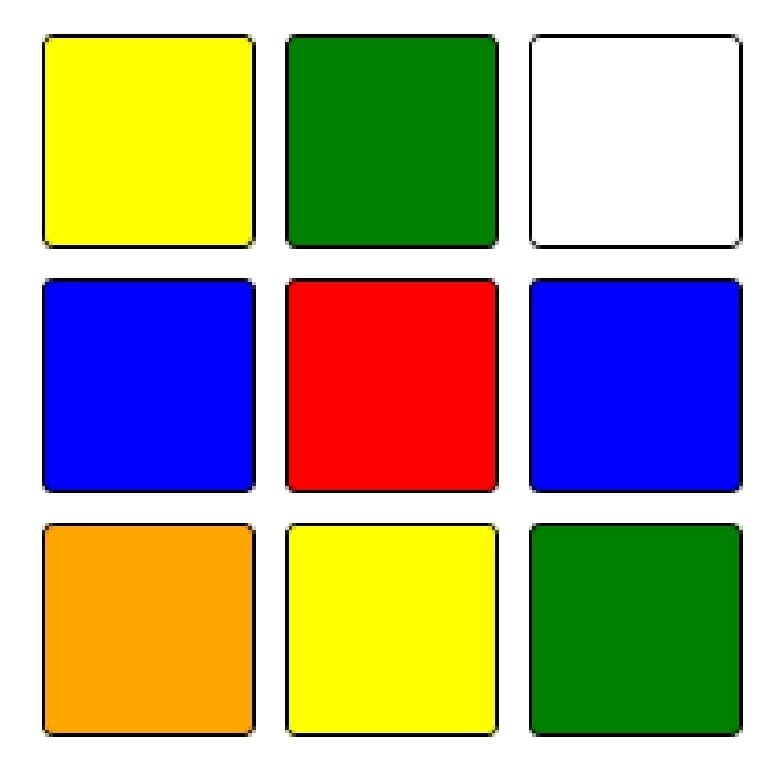
#> input picture Mul_Col.jpeg, 781 x 770 px
$ python Multiple_Color_Detection.py
#> lines starting #> are read from the running program, lines starting #| are printed output that depends on the picture; after the words box and inside, x2 and y2 are one past the last pixel; in counts of white or black regions, pixels touching at a corner belong together

import numpy as np
import cv2

#reading the image
img = cv2.imread("Mul_Col.jpeg")
#> img is the input picture: shape (770, 781, 3); mean B, G, R 135.8, 164.7, 171

#converting rgb to hsv
hsvFrame = cv2.cvtColor (img, cv2.COLOR_BGR2HSV)
#> hsvFrame: shape (770, 781, 3); mean H, S, V 37.7, 152.6, 225.2
#cv2.imshow("xyz",hsvFrame)

#set range for red colour and define mask
red_lower = np.array([0, 50, 50], np.uint8)
red_upper = np.array([10, 255, 255], np.uint8)
red_mask = cv2.inRange(hsvFrame, red_lower, red_upper)
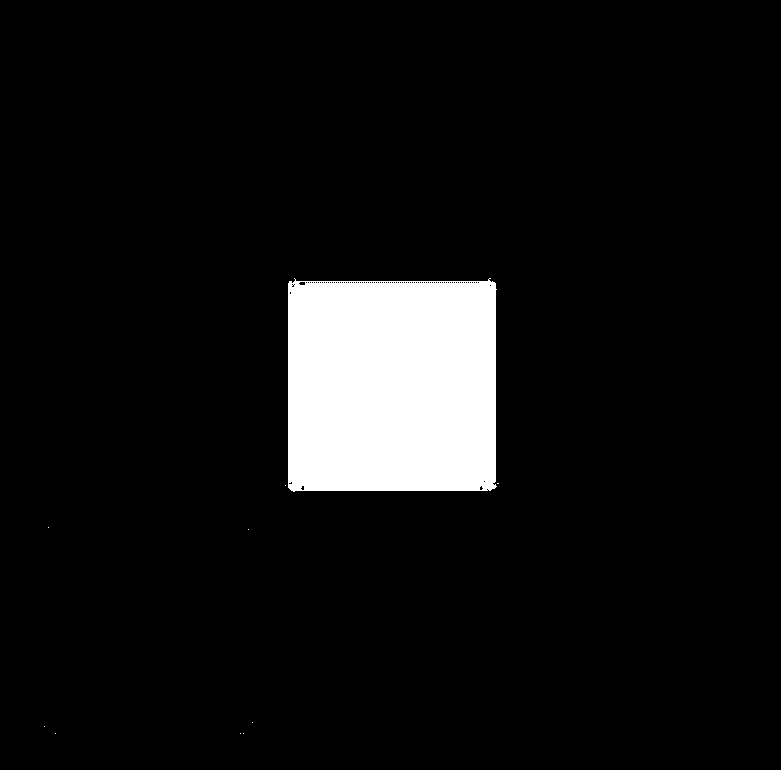
#> red_mask: shape (770, 781); 7.2% white; 10 white regions (9 under 20 px), largest, box (x1, y1, x2, y2) and area: (288, 278, 497, 492) 43526

#set range for green colour and define mask
green_lower = np.array([36, 25, 25], np.uint8)
green_upper = np.array([86, 255, 255], np.uint8)
green_mask = cv2.inRange(hsvFrame, green_lower, green_upper)
#> green_mask: shape (770, 781); 14.5% white; 7 white regions (5 under 20 px), largest, box (x1, y1, x2, y2) and area: (529, 523, 743, 737) 43742, (287, 34, 499, 249) 43533

#set range for blue colour and define mask
blue_lower = np.array([110, 50, 50], np.uint8)
blue_upper = np.array([130, 255, 255], np.uint8)
blue_mask = cv2.inRange(hsvFrame, blue_lower, blue_upper)
#> blue_mask: shape (770, 781); 14.7% white; 2 white regions, box (x1, y1, x2, y2) and area: (529, 278, 743, 493) 44152, (42, 278, 256, 493) 44147

#set range for yellow colour and define mask
yellow_lower = np.array([22,60,200], np.uint8)
yellow_upper = np.array([60,255,255], np.uint8)
yellow_mask = cv2.inRange(hsvFrame, yellow_lower, yellow_upper)
#> yellow_mask: shape (770, 781); 14.2% white; 3 white regions (1 under 20 px), largest, box (x1, y1, x2, y2) and area: (45, 38, 252, 245) 42775, (289, 526, 495, 733) 42587

#set range for white colour and define mask
white_lower = np.array([0,0,0], np.uint8)
white_upper = np.array([0,100,128], np.uint8)
white_mask = cv2.inRange(hsvFrame, white_lower, white_upper)
#> white_mask: shape (770, 781); 0.78% white; 126 white regions (120 under 20 px), largest, box (x1, y1, x2, y2) and area: (529, 34, 743, 249) 3050, (285, 48, 287, 241) 386, (285, 544, 287, 723) 358, (497, 544, 499, 719) 350, (304, 735, 480, 737) 193, (254, 49, 255, 224) 175

#set range for orange colour and define mask
orange_lower = np.array([1,190,200], np.uint8)
orange_upper = np.array([25,255,255], np.uint8)
orange_mask = cv2.inRange(hsvFrame, orange_lower, orange_upper)
#> orange_mask: shape (770, 781); 7% white; 6 white regions (5 under 20 px), largest, box (x1, y1, x2, y2) and area: (46, 527, 251, 732) 41961

#morphological transform, dilation for each colour and bitwise and operator between img and mask determines to detect only that particular colour
kernal = np.ones((5, 5), "uint8")

#red mask
red_mask = cv2.dilate(red_mask, kernal)
#> red_mask: shape (770, 781); 7.6% white; 7 white regions, largest, box (x1, y1, x2, y2) and area: (283, 276, 501, 494) 45427, (238, 731, 246, 736) 40, (46, 525, 51, 530) 25
res_red = cv2.bitwise_and(img, img,
							mask = red_mask)

#green mask
green_mask = cv2.dilate(green_mask, kernal)
#> green_mask: shape (770, 781); 15.1% white; 5 white regions, box (x1, y1, x2, y2) and area: (527, 521, 745, 739) 45522, (285, 32, 501, 251) 45304, (46, 32, 55, 37) 45, (289, 521, 298, 526) 45, (253, 235, 258, 241) 30
res_green = cv2.bitwise_and(img, img,
								mask = green_mask)

#blue mask
blue_mask = cv2.dilate(blue_mask, kernal)
#> blue_mask: shape (770, 781); 15.3% white; 2 white regions, box (x1, y1, x2, y2) and area: (527, 276, 745, 495) 45928, (40, 276, 258, 495) 45916
res_blue = cv2.bitwise_and(img, img,
							mask = blue_mask)

#yellow mask
yellow_mask = cv2.dilate(yellow_mask, kernal)
#> yellow_mask: shape (770, 781); 14.8% white; 2 white regions, box (x1, y1, x2, y2) and area: (43, 36, 255, 247) 44459, (287, 524, 497, 735) 44256
res_yellow = cv2.bitwise_and(img, img,
								mask = yellow_mask)

#white mask
white_mask = cv2.dilate(white_mask, kernal)
#> white_mask: shape (770, 781); 2.2% white; 26 white regions, largest, box (x1, y1, x2, y2) and area: (527, 32, 745, 251) 6422, (283, 46, 289, 243) 1182, (495, 535, 501, 725) 1134
res_white = cv2.bitwise_and(img, img,
								mask = white_mask)

#orange mask
orange_mask = cv2.dilate(orange_mask, kernal)
#> orange_mask: shape (770, 781); 7.3% white; 4 white regions
res_orange = cv2.bitwise_and(img, img,
								mask = orange_mask)
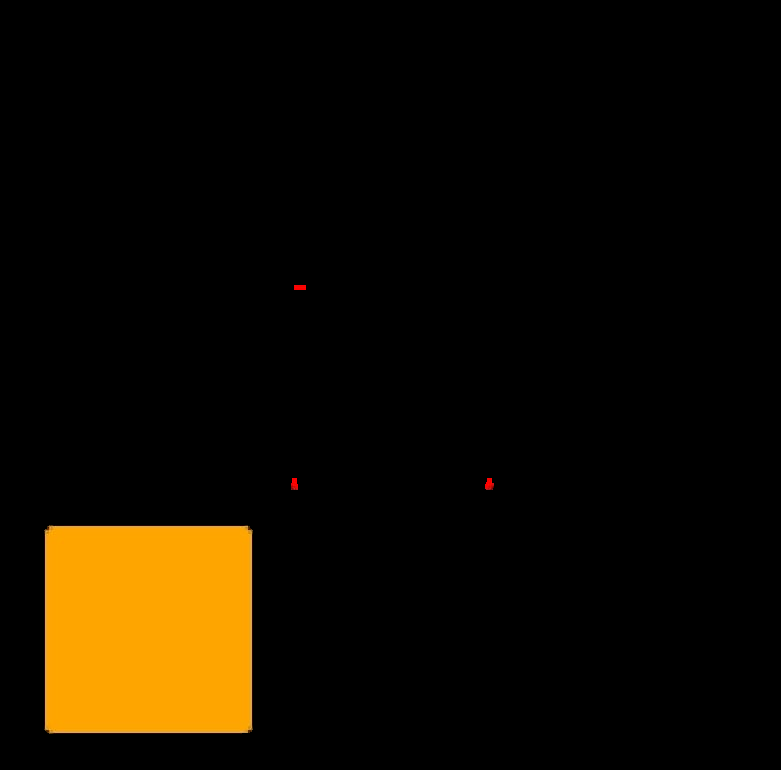
#> res_orange: shape (770, 781, 3); mean B, G, R 0.2, 11.8, 18.1

#contour for red colour
contours, hierarchy = cv2.findContours(red_mask,
										cv2.RETR_TREE,
										cv2.CHAIN_APPROX_SIMPLE)
#> contours = 7 contours, 5 with area under 20; largest, box (x1, y1, x2, y2) and area: (283, 276, 501, 494) 45000, (238, 731, 246, 736) 28

for pic, contour in enumerate(contours):
	area = cv2.contourArea(contour)
	#print(area)
	if(area > 300):
		x, y, w, h = cv2.boundingRect(contour)
		img = cv2.rectangle(img, (x, y),
									(x + w, y + h),
									(0, 0, 255), 2)

		cv2.putText(img, "Red Colour", (x, (y+50)),			#this line wont be visible as both background colour and the text colour are same, to view in different colour please comment this part and open the next commented line
					cv2.FONT_HERSHEY_SIMPLEX, 0.8,			#(+50) is done for the y coordinate to include the colour name inside the frawn rectangle
					(0, 0, 255))

		'''cv2.putText(img, "Red Colour", (x, (y+50)),			#open this paragraph commented, and comment the above line to view "Red colour" being printed on the final window
					cv2.FONT_HERSHEY_SIMPLEX, 0.8,
					(255, 255, 255))'''
#> this loop made 7 passes
#> img: shape (770, 781, 3); 0.48% of pixels changed, all inside (x1, y1, x2, y2) = (282, 275, 503, 496)

#contour for green colour
contours, hierarchy = cv2.findContours(green_mask,
										cv2.RETR_TREE,
										cv2.CHAIN_APPROX_SIMPLE)
#> contours = 5 contours; box (x1, y1, x2, y2) and area: (527, 521, 745, 739) 45094, (285, 32, 501, 251) 44876, (289, 521, 298, 526) 32, (46, 32, 55, 37) 32, (253, 235, 258, 241) 20

for pic, contour in enumerate(contours):
	area = cv2.contourArea(contour)
	if(area > 300):
		x, y, w, h = cv2.boundingRect(contour)
		img = cv2.rectangle(img, (x, y),
									(x + w, y + h),
									(0, 255, 0), 2)

		cv2.putText(img, "Green Colour", (x, (y+50)),			#(+50) is done for the y coordinate to include the colour name inside the frawn rectangle
					cv2.FONT_HERSHEY_SIMPLEX, 0.8,
					(0, 0, 255))
#> this loop made 5 passes
#> (area, x, y, w, h) on passes 1, 4: (45094.5, 527, 521, 218, 218), (44876, 285, 32, 216, 219)
#> img: shape (770, 781, 3); mean B, G, R 132.7, 163.6, 169.2

#contour for blue colour
contours, hierarchy = cv2.findContours(blue_mask,
										cv2.RETR_TREE,
										cv2.CHAIN_APPROX_SIMPLE)
#> contours = 2 contours; box (x1, y1, x2, y2) and area: (527, 276, 745, 495) 45504, (40, 276, 258, 495) 45490
for pic, contour in enumerate(contours):
	area = cv2.contourArea(contour)
	if(area > 300):
		x, y, w, h = cv2.boundingRect(contour)
		img = cv2.rectangle(img, (x, y),
									(x + w, y + h),
									(255, 0, 0), 2)

		cv2.putText(img, "Blue Colour", (x, (y+50)),			#(+50) is done for the y coordinate to include the colour name inside the frawn rectangle
						cv2.FONT_HERSHEY_SIMPLEX, 0.8,
						(0, 0, 255))
#> this loop made 2 passes
#> (pic, area, x, y, w, h) on passes 1 to 2: (0, 45503.5, 527, 276, 218, 219), (1, 45489.5, 40, 276, 218, 219)
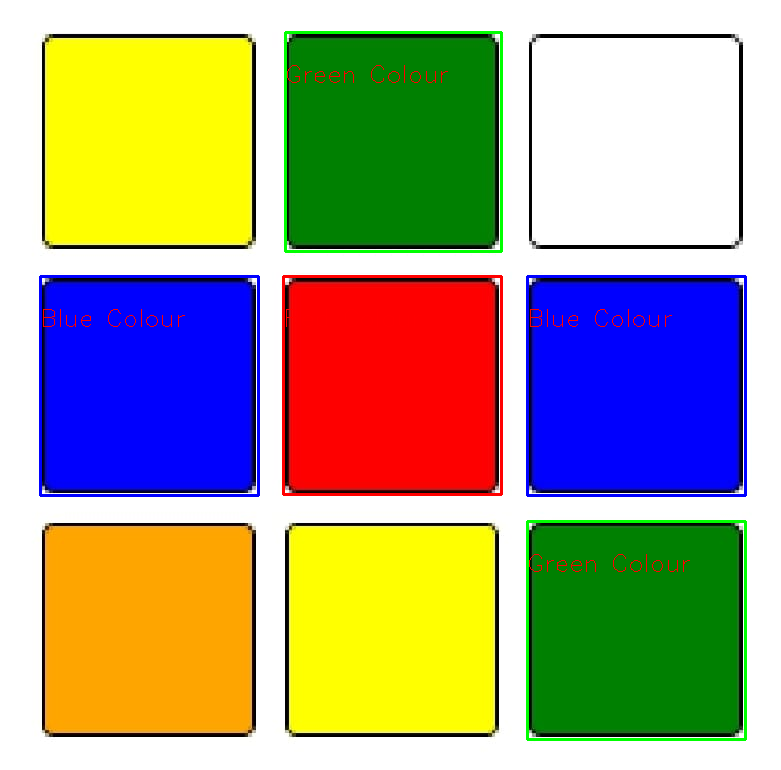
#> img: shape (770, 781, 3); mean B, G, R 132.5, 161.4, 167.3

#contour for yellow colour
contours, hierarchy = cv2.findContours(yellow_mask,
										cv2.RETR_TREE,
										cv2.CHAIN_APPROX_SIMPLE)
#> contours = 2 contours; box (x1, y1, x2, y2) and area: (43, 36, 255, 247) 44042, (287, 524, 497, 735) 43842
for pic, contour in enumerate(contours):
	area = cv2.contourArea(contour)
	if(area > 300):
		x, y, w, h = cv2.boundingRect(contour)
		img = cv2.rectangle(img, (x, y),
									(x + w, y + h),
									(0, 255, 255), 2)

		cv2.putText(img, "Yellow Colour", (x, (y+50)),			#(+50) is done for the y coordinate to include the colour name inside the frawn rectangle
						cv2.FONT_HERSHEY_SIMPLEX, 0.8,
						(0, 0, 255))
#> this loop made 2 passes
#> (pic, area, x, y, w, h) on passes 1 to 2: (0, 43841.5, 287, 524, 210, 211), (1, 44042, 43, 36, 212, 211)
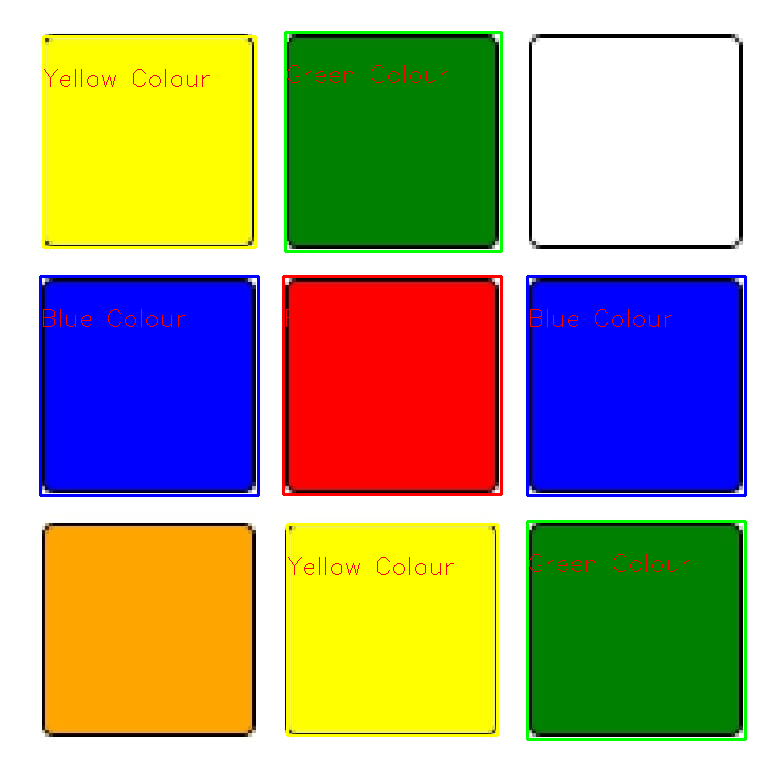
#> img: shape (770, 781, 3); mean B, G, R 132.3, 163, 169.2

#contour for white colour
contours, hierarchy = cv2.findContours(white_mask,
										cv2.RETR_TREE,
										cv2.CHAIN_APPROX_SIMPLE)
#> contours = 27 contours, 7 with area under 20; largest, box (x1, y1, x2, y2) and area: (527, 32, 745, 251) 47136, (533, 39, 738, 244) 41548, (283, 46, 289, 243) 980, (495, 535, 501, 725) 940, (283, 536, 289, 725) 940
for pic, contour in enumerate(contours):
	area = cv2.contourArea(contour)
	#print(area)
	if(1500 < area < 44600):										#current area is set such that the boundary of the cube and the overall boundary is enclosed in the rectange
		x, y, w, h = cv2.boundingRect(contour)
		img = cv2.rectangle(img, (x, y),
									(x + w, y + h),
									(25, 200, 180), 2)			#olive green rectangle drawn to differentiate from colour and background

		cv2.putText(img, "White Colour", (x, y+50),			#(+50) is done for the y coordinate to include the colour name inside the frawn rectangle
						cv2.FONT_HERSHEY_SIMPLEX, 0.8,
						(0, 0, 255))
#> this loop made 27 passes
#> (area, x, y, w, h) on pass 26: (41548, 533, 39, 205, 205)
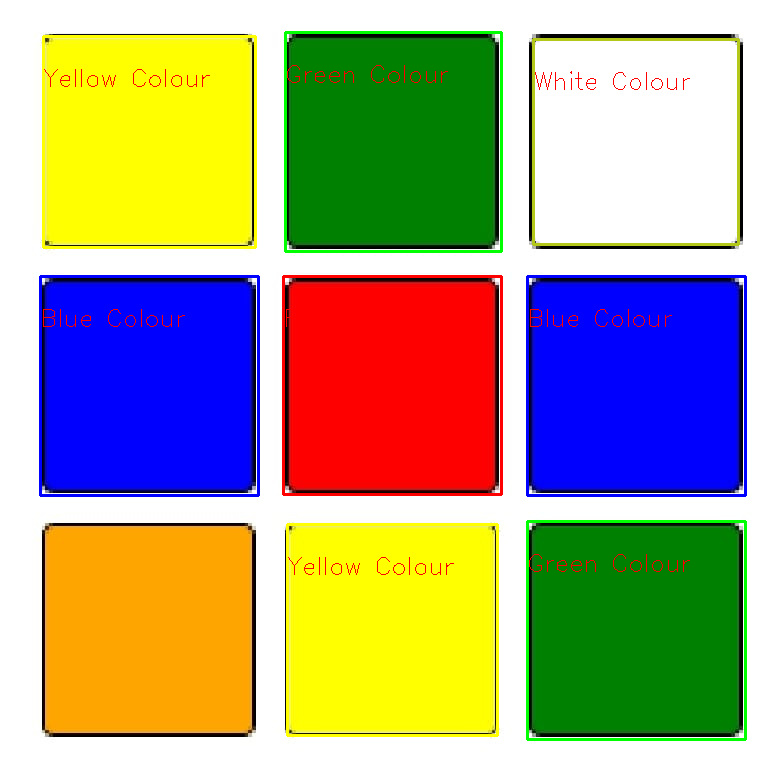
#> img: shape (770, 781, 3); 0.47% of pixels changed, all inside (x1, y1, x2, y2) = (532, 38, 740, 246)

#contour for orange colour
contours, hierarchy = cv2.findContours(orange_mask,
										cv2.RETR_TREE,
										cv2.CHAIN_APPROX_SIMPLE)
#> contours = 4 contours; box (x1, y1, x2, y2) and area: (44, 525, 253, 734) 43215, (485, 478, 494, 490) 68, (291, 478, 298, 490) 56, (294, 285, 306, 290) 44
for pic, contour in enumerate(contours):
	area = cv2.contourArea(contour)
	if(area > 300):
		x, y, w, h = cv2.boundingRect(contour)
		img = cv2.rectangle(img, (x, y),
									(x + w, y + h),
									(0, 128, 255), 2)

		cv2.putText(img, "Orange Colour", (x, (y+50)),			#(+50) is done for the y coordinate to include the colour name inside the frawn rectangle
						cv2.FONT_HERSHEY_SIMPLEX, 0.8,
						(0, 0, 255))
#> this loop made 4 passes
#> (area, x, y, w, h) on pass 1: (43215, 44, 525, 209, 209)
#> pass 1, `img = cv2.rectangle(img, (x, y), (x + w, y + h), (0, 128, 255), 2)`:
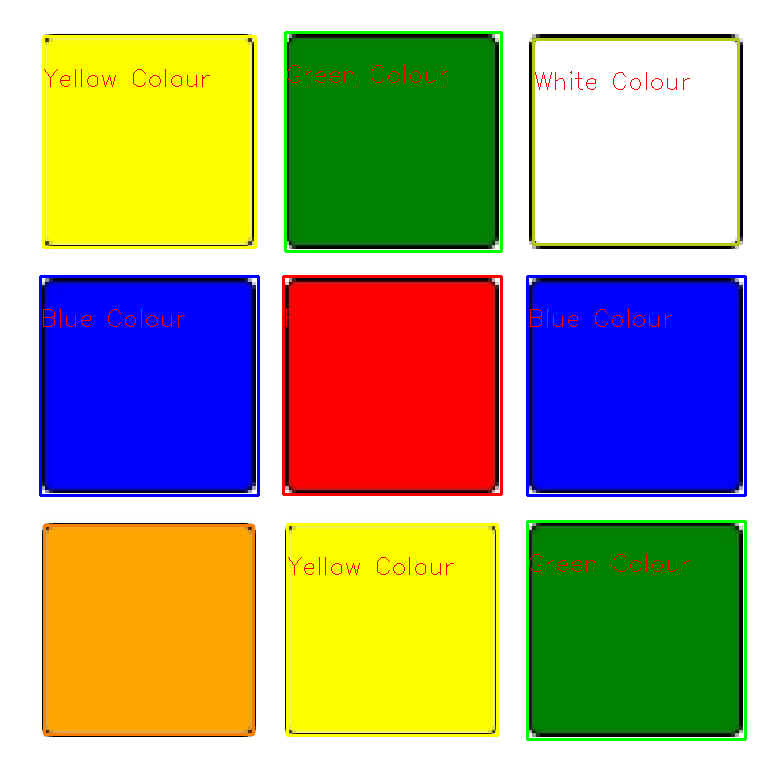
#> img: shape (770, 781, 3); 0.42% of pixels changed, all inside (x1, y1, x2, y2) = (43, 524, 255, 736)
#> after the loop:
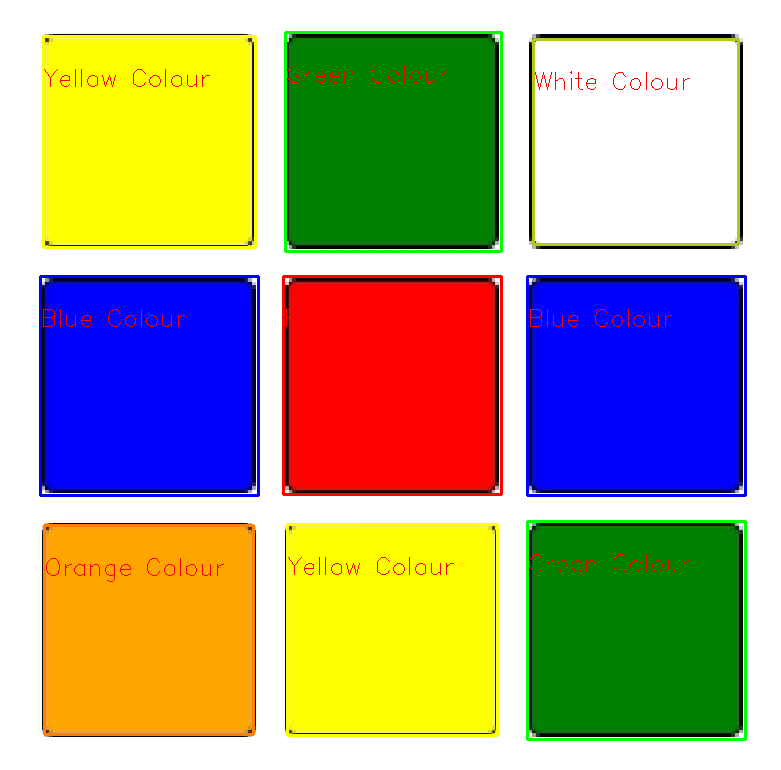
#> img: shape (770, 781, 3); 0.06% of pixels changed, all inside (x1, y1, x2, y2) = (46, 558, 224, 582)

#final window with required output
cv2.imshow("Rubic cube colour detection", img)

#escape sequence for closing the final window
cv2.waitKey()
cv2.destroyAllWindows()
